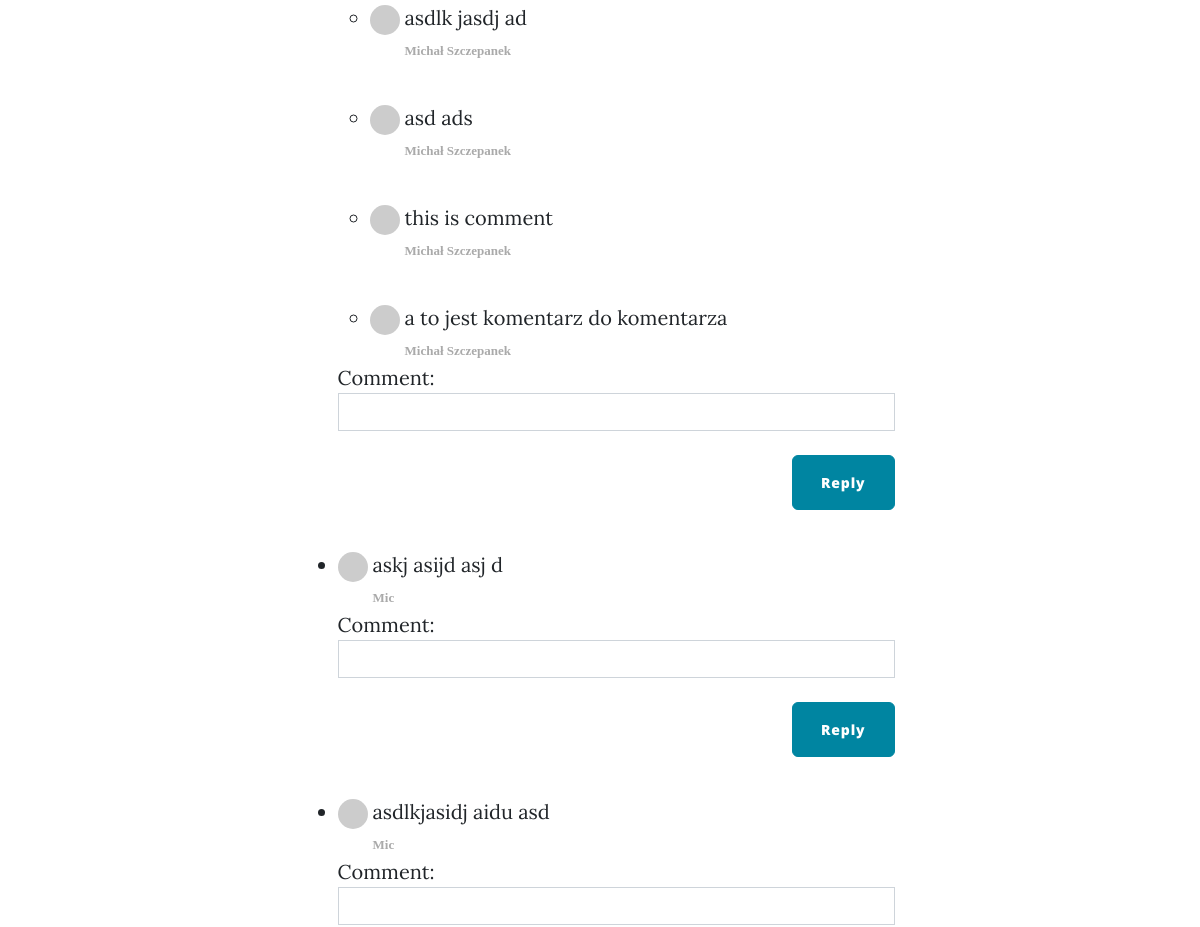
/post/1 (middle part), run on an earlier commit of the app's database.
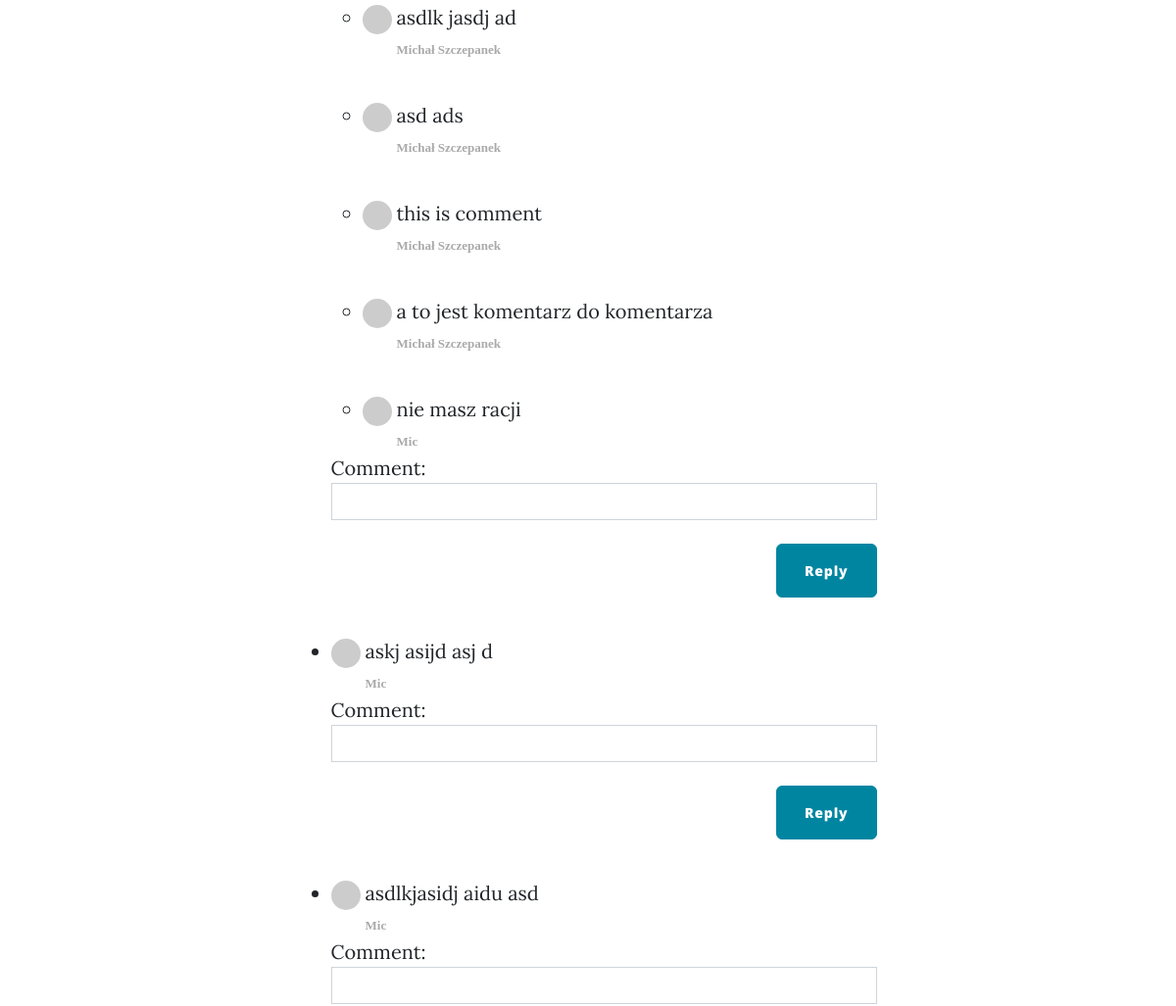
And on a later commit of the database.
### main.py (models this page shows)
class Comment2(db.Model):
    __tablename__ ="comments2"
    id: Mapped[int] = mapped_column(Integer, primary_key=True)
    text: Mapped[str] = mapped_column(String(100))
    author_id: Mapped[int] = mapped_column(Integer, db.ForeignKey("user.id"))
    comment2_author = relationship("User", back_populates="comments2")
    parrent_comment_id: Mapped[int] = mapped_column(Integer, db.ForeignKey("comments.id"))
    parrent_comment = relationship("Comment", back_populates="child_comment")

class User(UserMixin, db.Model):
    __tablename__ = "user"
    id: Mapped[int] = mapped_column(Integer, primary_key=True)
    name: Mapped[str] = mapped_column(String(100))
    email: Mapped[str] = mapped_column(String(100), unique=True)
    password: Mapped[str] = mapped_column(String(100))
    posts = relationship("BlogPost", back_populates="author")
    comments = relationship("Comment", back_populates="comment_author")
    comments2 = relationship("Comment2", back_populates="comment2_author")

class Comment(db.Model):
    __tablename__ = "comments"
    id: Mapped[int] = mapped_column(Integer, primary_key=True)
    text: Mapped[str] = mapped_column(Text, nullable=False)
    author_id: Mapped[int] = mapped_column(Integer, db.ForeignKey("user.id"))
    comment_author = relationship("User", back_populates="comments")
    parrent_post = relationship("BlogPost", back_populates="comments")
    post_id: Mapped[int] = mapped_column(Integer, db.ForeignKey("blog_posts.id"))
    child_comment = relationship("Comment2", back_populates="parrent_comment")

### main.py (the view, shortened to what this page needs)
@app.route("/post/<int:post_id>", methods=["POST", "GET"])
def show_post(post_id):
    requested_post = db.get_or_404(BlogPost, post_id)
    form = CommentForm()
    comment_form = CommentOfComment()
    return render_template("post.html", post=requested_post, logged_in=current_user.is_authenticated, comment_form=comment_form, form=form)

### forms.py
class CommentForm(FlaskForm):
    body = CKEditorField('Comment')
    button = SubmitField('Submit Comment')

class CommentOfComment(FlaskForm):
    body = StringField('Comment')
    button = SubmitField('Reply')

### templates/post.html (shortened to what this page needs)
{% from "bootstrap5/form.html" import render_form %}
{% include "header.html" %}
<article>
    <div class="container px-4 px-lg-5">
        <div class="row gx-4 gx-lg-5 justify-content-center">
            <div class="col-md-10 col-lg-8 col-xl-7">
                <div class="comment">
                    <ul>
                        {% for comment in post.comments %}
                        <li class="liClass">
                            <div class="commenterImage">
                                <img src="{{ comment.comment_author.email | gravatar }}"/>
                            </div>
                            <div class="commentText">
                                <p>{{ comment.text|safe }}</p>
                                <span class="date sub-text"><strong>{{ comment.comment_author.name }}</strong> </span>
                                <div>
                                    <ul>
                                        {% for comment2 in comment.child_comment %}
                                        <li class="liClass">
                                            <div class="commenterImage">
                                                <img src="{{ comment2.comment2_author.email | gravatar }}"/>
                                            </div>
                                            <div class="commentText">
                                                <p>{{ comment2.text|safe }}</p>
                                                <span class="date sub-text"><strong>{{ comment2.comment2_author.name }}</strong> </span>
                                            </div>
                                        {% endfor %}
                                    </ul>
                                    <div>
                                        <form action="{{ url_for('make_comment', post_id=post.id, comment_id=comment.id) }}"
                                              method="post" role="form">
                                            <div class="form-group">
                                                <label>Comment:</label>
                                                <input class="form-control" name="comment2">
                                                <div class="d-flex justify-content-end mt-4">
                                                    <input type="submit" class="btn btn-primary float-right"
                                                           value="Reply"/>
                                                </div>
                                            </div>
                                        </form>
                                    </div>
                                </div>
                            </div>
                        </li>
                        {% endfor %}
                    </ul>
                </div>
            </div>
        </div>
    </div>
</article>
{% include "footer.html" %}

### templates/header.html (shortened to what this page needs)
<!DOCTYPE html>
<html lang="en">
  <head>
    {% block styles %}
    {{ bootstrap.load_css() }}
    <link
      href="{{ url_for('static', filename='css/styles.css') }}"
      rel="stylesheet"
    />
    {% endblock %}
  </head>
  <body>
  </body>
</html>

### templates/footer.html (shortened to what this page needs)
  </body>
</html>

What changed in the data, as far as the page shows it:
added Comment2: text "nie masz racji", comment2_author.name "Mic", shown under Comment (number 1 of 3 on the later page)
